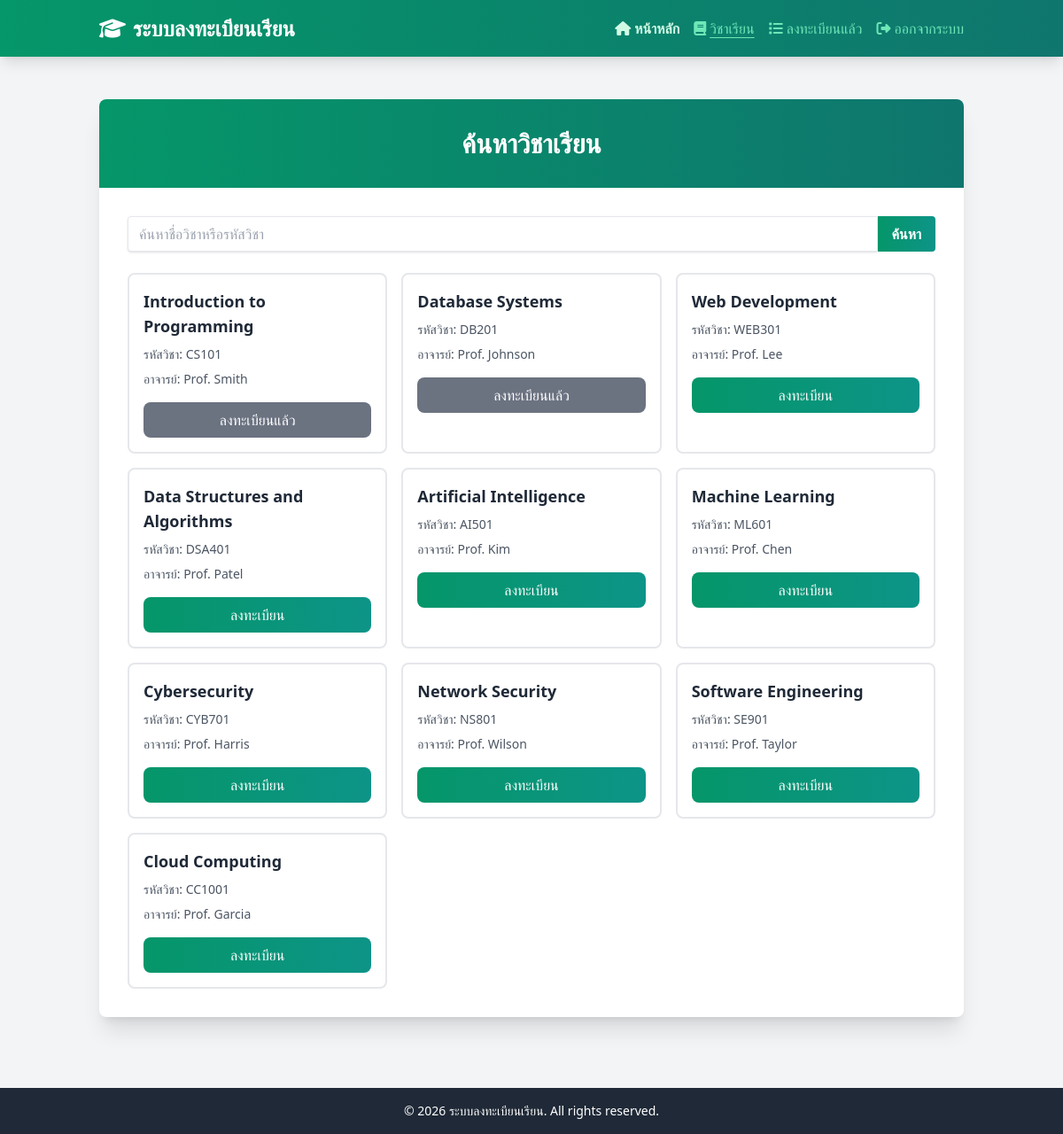
/courses (signed in), run on the app's committed database.
### tables this page shows
CREATE TABLE IF NOT EXISTS courses (
    course_id INT PRIMARY KEY AUTO_INCREMENT,
    course_name VARCHAR(100) NOT NULL,
    course_code VARCHAR(20) UNIQUE,
    instructor VARCHAR(50)
);

### routes/courses.php (called while the page is built, shortened)
<?php
$studentId = $_SESSION['student_id'] ?? null;
$keyword = $_GET['keyword'] ?? '';
if ($keyword) {
    $coursesResult = getCoursesByKeyword($keyword);
} else {
    $coursesResult = getCourses();
}
$enrollmentsResult = getEnrollmentsByStudent($studentId);
renderView('courses', ['courses' => $coursesResult, 'enrollments' => $enrollmentsResult, 'keyword' => $keyword]);
?>

### databases/courses.php (called while the page is built, shortened)
<?php
function getCourses(): mysqli_result|bool
{
    $conn = getConnection();
    $sql = 'SELECT * FROM courses';
    $result = $conn->query($sql);
    return $result;
}
?>

### databases/enrollment.php (called while the page is built, shortened)
<?php
function getEnrollmentsByStudent(int $studentId): mysqli_result|bool
{
    $conn = getConnection();
    $sql = 'SELECT e.*, c.course_name, c.course_code, c.instructor FROM enrollment e JOIN courses c ON e.course_id = c.course_id WHERE e.student_id = ?';
    $stmt = $conn->prepare($sql);
    $stmt->bind_param('i', $studentId);
    $stmt->execute();
    $result = $stmt->get_result();
    return $result;
}
?>

### templates/courses.php (the view, shortened to what this page needs)
<?php include 'header.php' ?>
<main class="container mx-auto px-2 sm:px-4 lg:px-6 py-4 sm:py-6 lg:py-12 flex-grow">
    <div class="bg-white rounded-lg shadow-xl overflow-hidden">
        <div class="bg-gradient-to-r from-emerald-600 to-teal-700 text-white py-4 sm:py-6 lg:py-8 px-3 sm:px-4 lg:px-6">
            <h2 class="text-xl sm:text-2xl lg:text-3xl font-bold text-center">ค้นหาวิชาเรียน</h2>
        </div>
        <div class="p-3 sm:p-4 lg:p-8">
            <form action="/courses" method="get" class="mb-6">
                <div class="flex">
                    <input type="text" name="keyword" value="<?= htmlspecialchars($data['keyword']) ?>" placeholder="ค้นหาชื่อวิชาหรือรหัสวิชา" class="flex-grow shadow appearance-none border rounded-l py-2 px-3 text-gray-700 leading-tight focus:outline-none focus:shadow-outline">
                    <button type="submit" class="bg-gradient-to-r from-emerald-600 to-teal-600 hover:from-emerald-700 hover:to-teal-700 text-white font-bold py-2 px-4 rounded-r focus:outline-none focus:shadow-outline">
                        ค้นหา
                    </button>
                </div>
            </form>
            <div class="grid grid-cols-1 sm:grid-cols-2 lg:grid-cols-3 gap-4">
                <?php
                $enrolledCourseIds = [];
                while ($enrollment = $data['enrollments']->fetch_assoc()) {
                    $enrolledCourseIds[] = $enrollment['course_id'];
                }
                while ($course = $data['courses']->fetch_assoc()) {
                    $isEnrolled = in_array($course['course_id'], $enrolledCourseIds);
                    ?>
                    <div class="bg-white border-2 border-gray-200 rounded-lg p-4 hover:shadow-lg transition">
                        <h3 class="text-lg font-semibold text-gray-800 mb-2"><?= $course['course_name'] ?></h3>
                        <p class="text-sm text-gray-600 mb-2">รหัสวิชา: <?= $course['course_code'] ?></p>
                        <p class="text-sm text-gray-600 mb-4">อาจารย์: <?= $course['instructor'] ?></p>
                        <?php if ($isEnrolled) { ?>
                            <span class="block w-full bg-gray-500 text-white py-2 px-4 rounded-lg text-center">ลงทะเบียนแล้ว</span>
                        <?php } else { ?>
                            <a href="#" onclick="showConfirmModal('ต้องการลงทะเบียนวิชานี้หรือไม่?', () => window.location.href = '/enroll/<?= $course['course_id'] ?>'); return false;" class="block w-full bg-gradient-to-r from-emerald-600 to-teal-600 text-white py-2 px-4 rounded-lg hover:from-emerald-700 hover:to-teal-700 transition text-center">ลงทะเบียน</a>
                        <?php } ?>
                    </div>
                <?php } ?>
            </div>
        </div>
    </div>
</main>
<?php include 'footer.php' ?>

### data on the page
courses: course_name "Introduction to Programming", course_code "CS101", instructor "Prof. Smith", shows "ลงทะเบียนแล้ว"
courses: course_name "Database Systems", course_code "DB201", instructor "Prof. Johnson", shows "ลงทะเบียนแล้ว"
courses: course_name "Web Development", course_code "WEB301", instructor "Prof. Lee"
courses: course_name "Data Structures and Algorithms", course_code "DSA401", instructor "Prof. Patel"
courses: course_name "Artificial Intelligence", course_code "AI501", instructor "Prof. Kim"
courses: course_name "Machine Learning", course_code "ML601", instructor "Prof. Chen"
courses: course_name "Cybersecurity", course_code "CYB701", instructor "Prof. Harris"
courses: course_name "Network Security", course_code "NS801", instructor "Prof. Wilson"
courses: course_name "Software Engineering", course_code "SE901", instructor "Prof. Taylor"
courses: course_name "Cloud Computing", course_code "CC1001", instructor "Prof. Garcia"
